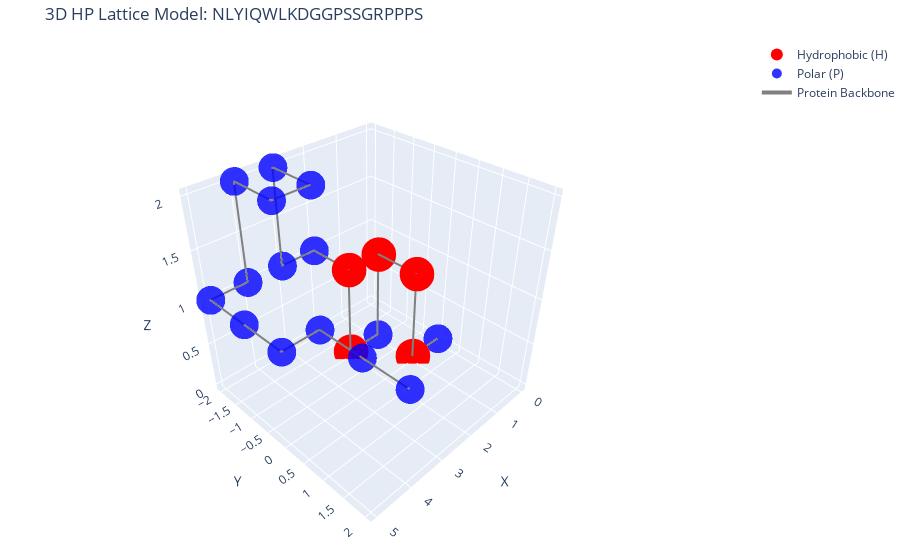

Notebook cell for this chart:
### Code cell
import numpy as np
from Bio import PDB
from Bio.PDB import PDBParser, PDBList
import warnings
warnings.filterwarnings("ignore")
import plotly.graph_objects as go
import os

# Trp cage
def analyze_pdb_structure(pdb_file):
    """Analyze what's in the PDB file to understand its structure."""
    parser = PDBParser(QUIET=True)
    structure = parser.get_structure('analysis', pdb_file)
    
    print("="*60)
    print(f"Analyzing PDB file: {pdb_file}")
    print("="*60)
    
    # Count models, chains, residues, atoms
    models = list(structure.get_models())
    print(f"Number of models: {len(models)}")
    
    for i, model in enumerate(models):
        print(f"\nModel {i+1}:")
        chains = list(model.get_chains())
        print(f"  Number of chains: {len(chains)}")
        
        for chain in chains:
            residues = list(chain.get_residues())
            ca_atoms = []
            all_atoms = []
            
            for residue in residues:
                # Check if it's an amino acid
                if residue.get_resname() in standard_amino_acids():
                    if residue.has_id('CA'):
                        ca_atoms.append(residue['CA'])
                    all_atoms.extend(list(residue.get_atoms()))
            
            print(f"  Chain {chain.id}: {len(residues)} residues, "
                  f"{len(ca_atoms)} Cα atoms, {len(all_atoms)} total atoms")
    
    print("\n" + "="*60)

def standard_amino_acids():
    """Return set of standard 20 amino acid 3-letter codes."""
    return {
        'ALA', 'ARG', 'ASN', 'ASP', 'CYS', 'GLU', 'GLN', 'GLY', 
        'HIS', 'ILE', 'LEU', 'LYS', 'MET', 'PHE', 'PRO', 'SER', 
        'THR', 'TRP', 'TYR', 'VAL'
    }

def extract_calpha_chain(pdb_file, chain_id='A', model_id=0):
    """
    Extract ONLY C-alpha atoms from a specific chain and model.
    
    Args:
        pdb_file: Path to PDB file
        chain_id: Chain to extract (default: 'A')
        model_id: Model index (default: 0, first model)
    
    Returns:
        tuple: (ca_coords, residues, sequence)
    """
    parser = PDBParser(QUIET=True)
    structure = parser.get_structure('protein', pdb_file)
    
    # Get specific model (usually 0 for X-ray, multiple for NMR)
    model = list(structure.get_models())[model_id]
    
    ca_coords = []
    residues = []
    
    # Extract C-alpha atoms from specified chain
    if chain_id in model:
        chain = model[chain_id]
        
        for residue in chain:
            # Only process standard amino acids
            resname = residue.get_resname()
            if resname in standard_amino_acids():
                if residue.has_id('CA'):
                    ca_coords.append(residue['CA'].get_coord())
                    residues.append(resname)
                else:
                    print(f"Warning: Residue {resname} has no Cα atom")
    else:
        available_chains = list(model.child_dict.keys())
        print(f"Chain {chain_id} not found. Available chains: {available_chains}")
        return None, None, None
    
    # Convert to numpy array
    ca_coords = np.array(ca_coords)
    
    # Convert to 1-letter sequence
    three_to_one = {
        'ALA': 'A', 'ARG': 'R', 'ASN': 'N', 'ASP': 'D', 'CYS': 'C',
        'GLU': 'E', 'GLN': 'Q', 'GLY': 'G', 'HIS': 'H', 'ILE': 'I',
        'LEU': 'L', 'LYS': 'K', 'MET': 'M', 'PHE': 'F', 'PRO': 'P',
        'SER': 'S', 'THR': 'T', 'TRP': 'W', 'TYR': 'Y', 'VAL': 'V'
    }
    
    sequence = ''.join([three_to_one.get(res, 'X') for res in residues])
    
    print(f"Extracted {len(ca_coords)} Cα atoms from chain {chain_id}")
    print(f"Sequence length: {len(sequence)}")
    print(f"Sequence: {sequence}")
    
    return ca_coords, residues, sequence

def download_pdb(pdb_id):
    """Download a PDB file and return the local path."""
    pdbl = PDBList()
    
    # Download the file
    filename = pdbl.retrieve_pdb_file(pdb_id, pdir='.', file_format='pdb')
    
    # Rename to .pdb extension
    new_filename = f"{pdb_id.lower()}.pdb"
    if os.path.exists(filename):
        os.rename(filename, new_filename)
        print(f"Downloaded {pdb_id} to {new_filename}")
        return new_filename
    else:
        print(f"Failed to download {pdb_id}")
        return None

def process_trpcage():
    """Specifically process Trp-cage miniprotein."""
    
    # Trp-cage PDB IDs: 1L2Y (original), 2JOF (NMR structure)
    pdb_id = "1L2Y"
    
    print(f"\nProcessing Trp-cage ({pdb_id})...")
    
    # Download the structure
    pdb_file = download_pdb(pdb_id)
    
    if not pdb_file or not os.path.exists(pdb_file):
        print("Using local file if available...")
        # Try to find local file
        for f in [f"{pdb_id.lower()}.pdb", "trpcage.pdb", "1l2y.pdb"]:
            if os.path.exists(f):
                pdb_file = f
                break
    
    if not pdb_file or not os.path.exists(pdb_file):
        print("Please download the PDB file manually from:")
        print(f"https://www.rcsb.org/structure/{pdb_id}")
        print("Save it as '1l2y.pdb' in the current directory")
        return
    
    # Analyze the structure first
    analyze_pdb_structure(pdb_file)
    
    # Extract C-alpha atoms (Trp-cage is usually chain A)
    ca_coords, residues, sequence = extract_calpha_chain(pdb_file, chain_id='A')
    
    if ca_coords is None:
        print("Trying other chains...")
        # Try all chains
        parser = PDBParser(QUIET=True)
        structure = parser.get_structure('protein', pdb_file)
        model = list(structure.get_models())[0]
        
        for chain_id in model.child_dict.keys():
            print(f"\nTrying chain {chain_id}...")
            ca_coords, residues, sequence = extract_calpha_chain(pdb_file, chain_id=chain_id)
            if ca_coords is not None and len(ca_coords) > 10:
                print(f"Using chain {chain_id}")
                break
    
    if ca_coords is None:
        print("Could not extract Cα atoms. Exiting.")
        return
    
    # Classify as H/P
    def classify_hp(residue_name):
        hydrophobic = {'ALA', 'VAL', 'PHE', 'MET', 'ILE', 'LEU', 
                       'TYR', 'TRP', 'CYS'}
        polar = {'ARG', 'ASN', 'ASP', 'GLN', 'GLU', 'HIS', 'LYS', 
                 'SER', 'THR', 'GLY', 'PRO'}
        
        if residue_name in hydrophobic:
            return 'H'
        else:
            return 'P'
    
    hp_types = [classify_hp(res) for res in residues]
    
    print(f"\nTrp-cage HP sequence: {''.join(hp_types)}")
    print(f"H count: {hp_types.count('H')}, P count: {hp_types.count('P')}")
    
    # Fit to lattice (using a simpler approach for Trp-cage)
    def fit_to_lattice_simple(ca_coords):
        """Simple lattice fitting for small proteins."""
        n = len(ca_coords)
        lattice_coords = [(0, 0, 0)]
        
        # Simple cubic lattice moves
        moves = [(1, 0, 0), (-1, 0, 0), (0, 1, 0), (0, -1, 0), (0, 0, 1), (0, 0, -1)]
        
        for i in range(1, n):
            # Direction vector
            vec = ca_coords[i] - ca_coords[i-1]
            vec_norm = vec / np.linalg.norm(vec)
            
            # Find best matching move
            best_move = moves[0]
            best_dot = -2
            
            for move in moves:
                move_norm = np.array(move) / np.linalg.norm(move)
                dot = np.dot(vec_norm, move_norm)
                if dot > best_dot:
                    best_dot = dot
                    best_move = move
            
            # Add new coordinate
            prev = lattice_coords[-1]
            new_coord = (prev[0] + best_move[0], 
                        prev[1] + best_move[1], 
                        prev[2] + best_move[2])
            lattice_coords.append(new_coord)
        
        return lattice_coords
    
    lattice_coords = fit_to_lattice_simple(ca_coords)
    
    # Plot
    plot_hp_lattice_3d(sequence, lattice_coords, hp_types)
    
    # Save data
    with open('trpcage_hp_lattice.txt', 'w') as f:
        f.write(f"Trp-cage (PDB: {pdb_id})\n")
        f.write(f"Sequence: {sequence}\n")
        f.write(f"HP pattern: {''.join(hp_types)}\n\n")
        f.write("Residue\tAA\tHP\tLattice_X\tLattice_Y\tLattice_Z\n")
        for i, (res, hp, coord) in enumerate(zip(residues, hp_types, lattice_coords)):
            f.write(f"{i+1}\t{res}\t{hp}\t{coord[0]}\t{coord[1]}\t{coord[2]}\n")
    
    print("\nData saved to 'trpcage_hp_lattice.txt'")

# Alternative: Quick analysis of your current PDB file
def quick_fix_pdb_issue():
    """If you're getting too many atoms, run this to see what's happening."""
    pdb_file = input("Enter path to your PDB file: ").strip()
    
    if not os.path.exists(pdb_file):
        print(f"File {pdb_file} not found!")
        return
    
    parser = PDBParser(QUIET=True)
    structure = parser.get_structure('test', pdb_file)
    
    # Count total atoms
    total_atoms = 0
    total_residues = 0
    total_ca = 0
    
    for model in structure:
        for chain in model:
            for residue in chain:
                total_residues += 1
                for atom in residue:
                    total_atoms += 1
                    if atom.name == 'CA':
                        total_ca += 1
    
    print(f"\nPDB Analysis:")
    print(f"Total atoms: {total_atoms}")
    print(f"Total residues: {total_residues}")
    print(f"Total Cα atoms: {total_ca}")
    print(f"Average atoms per residue: {total_atoms/total_residues:.1f}")
    
    if total_atoms / total_residues > 15:
        print("\nWARNING: This looks like an all-atom model (not just Cα).")
        print("The script should filter for Cα atoms only.")
    
    # Show first few residues
    print("\nFirst 5 residues:")
    model = list(structure.get_models())[0]
    chain = list(model.get_chains())[0]
    
    count = 0
    for residue in chain:
        if count >= 5:
            break
        print(f"  Residue {residue.get_resname()}: ", end="")
        atoms = [atom.name for atom in residue]
        print(f"{len(atoms)} atoms: {', '.join(atoms[:5])}{'...' if len(atoms)>5 else ''}")
        count += 1

if __name__ == "__main__":
    print("Trp-cage HP Lattice Converter")
    print("="*50)
    
    # Option 1: Process Trp-cage specifically
    process_trpcage()
    
    # Option 2: Quick analysis of your PDB file
    # quick_fix_pdb_issue()

### Figure 1 — Plotly figure (JSON) as saved in the notebook; plotly's stock layout.template omitted (floating-point values rounded to 4 significant figures)
{"data": [{"marker": {"color": "red", "size": 12}, "mode": "markers", "name": "Hydrophobic (H)", "text": ["Residue 2: L (H)", "Residue 3: Y (H)", "Residue 4: I (H)", "Residue 6: W (H)", "Residue 7: L (H)"], "type": "scatter3d", "x": [1, 1, 1, 2, 2], "y": [0, 0, -1, -1, -1], "z": [0, 1, 1, 0, 1]}, {"marker": {"color": "blue", "opacity": 0.8, "size": 10}, "mode": "markers", "name": "Polar (P)", "text": ["Residue 1: N (P)", "Residue 5: Q (P)", "Residue 8: K (P)", "Residue 9: D (P)", "Residue 10: G (P)", "Residue 11: G (P)", "Residue 12: P (P)", "Residue 13: S (P)", "Residue 14: S (P)", "Residue 15: G (P)", "Residue 16: R (P)", "Residue 17: P (P)", "Residue 18: P (P)", "Residue 19: P (P)", "Residue 20: S (P)"], "type": "scatter3d", "x": [0, 1, 2, 3, 3, 3, 4, 4, 4, 5, 5, 5, 4, 4, 4], "y": [0, -1, -2, -2, -2, -1, -1, -2, -2, -2, -1, 0, 0, 1, 2], "z": [0, 0, 1, 1, 2, 2, 2, 2, 1, 1, 1, 1, 1, 1, 1]}, {"line": {"color": "gray", "width": 4}, "mode": "lines", "name": "Protein Backbone", "type": "scatter3d", "x": [0, 1, 1, 1, 1, 2, 2, 2, 3, 3, 3, 4, 4, 4, 5, 5, 5, 4, 4, 4], "y": [0, 0, 0, -1, -1, -1, -1, -2, -2, -2, -1, -1, -2, -2, -2, -1, 0, 0, 1, 2], "z": [0, 0, 1, 1, 0, 0, 1, 1, 1, 2, 2, 2, 2, 1, 1, 1, 1, 1, 1, 1]}], "layout": {"margin": {"b": 0, "l": 0, "r": 0, "t": 40}, "scene": {"aspectmode": "cube", "camera": {"eye": {"x": 1.5, "y": 1.5, "z": 1.5}}, "xaxis": {"title": {"text": "X"}}, "yaxis": {"title": {"text": "Y"}}, "zaxis": {"title": {"text": "Z"}}}, "showlegend": true, "title": {"text": "3D HP Lattice Model: NLYIQWLKDGGPSSGRPPPS"}}}
